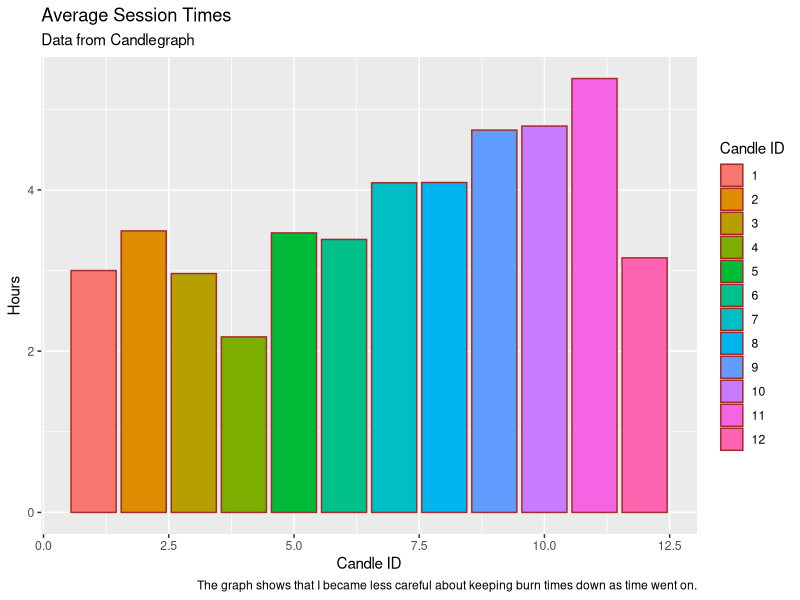
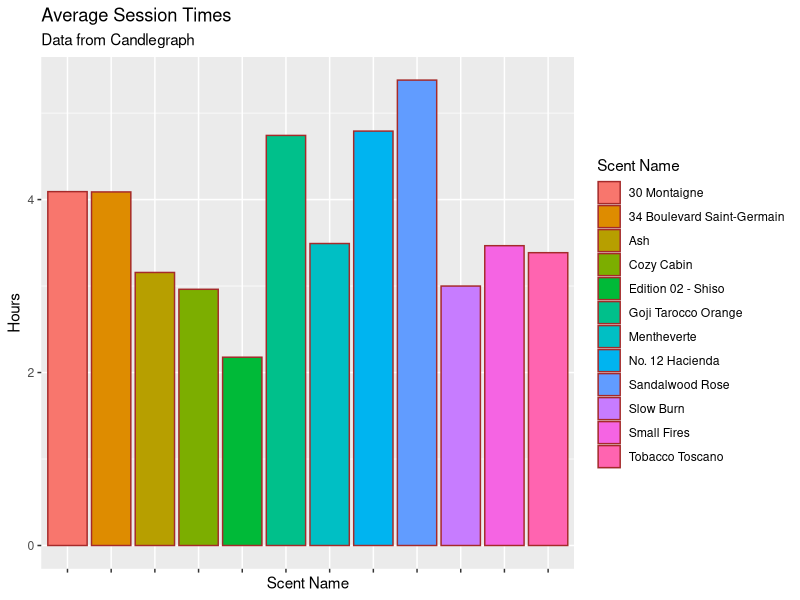
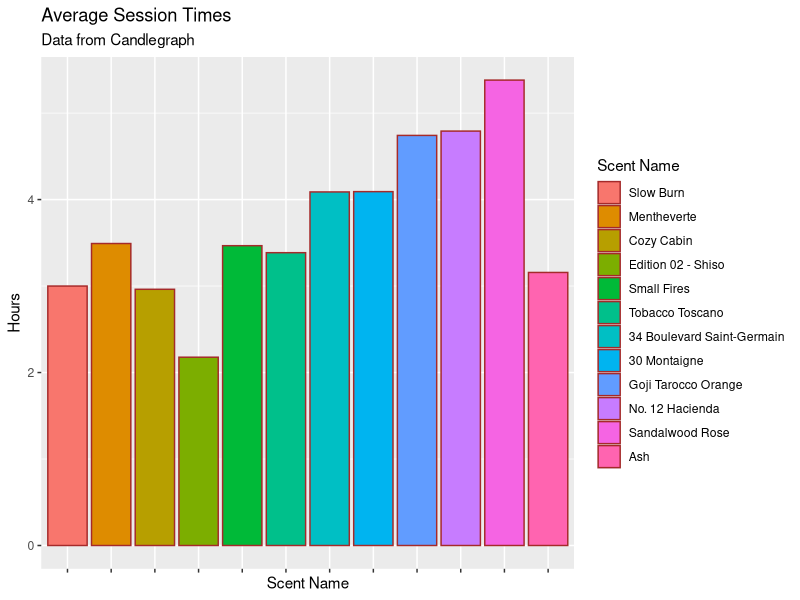

Write the R code that produced these figures, in order.
## ---- chunk 1
knitr::opts_chunk$set(echo = TRUE)
## ---- chunk 2
# loading libraries
library(readr)
library(dplyr)
library(tidyverse)
library(here)
## ---- chunk 3
# loading data
brands <- read_csv("brands.csv")
burn_times <- read_csv("burn_times.csv")
materials <- read_csv("materials.csv")
purchases <- read_csv("purchases.csv")
## ---- chunk 4
mean_session_times <- burn_times %>%
  group_by(candle_id) %>%
  summarize(mean = mean(session_time))
mean_session_times
## ---- chunk 5
viz <- ggplot(mean_session_times,aes(fill=as.factor(candle_id),x=candle_id,y=mean)) + geom_bar(stat = "identity", ,col="brown")
viz + labs(title="Average Session Times",subtitle="Data from Candlegraph",caption="The graph shows that I became less careful about keeping burn times down as time went on.",x="Candle ID",y="Hours",fill="Candle ID")
## ---- chunk 6
scents <- burn_times %>%
  inner_join(purchases)
scents
## ---- chunk 7
scents <- scents %>%
  select(candle_id,session_time,scent_name)
scents
## ---- chunk 8
mean_session_times <- scents %>%
  group_by(candle_id) %>%
  mutate(mean = mean(session_time)) %>%
  slice(1)
mean_session_times
## ---- chunk 9
viz <- ggplot(mean_session_times,aes(fill=scent_name,x=scent_name,y=mean)) + geom_bar(stat = "identity", ,col="brown") + theme(axis.text.x = element_blank())
viz + labs(title="Average Session Times",subtitle="Data from Candlegraph",x="Scent Name",y="Hours",fill="Scent Name")
## ---- chunk 10
viz <- mean_session_times %>%
  arrange(mean) %>%
  mutate(scent_name=factor(scent_name,levels=scent_name)) %>%
  ggplot(aes(fill=scent_name,x=scent_name,y=mean)) + geom_bar(stat = "identity", ,col="brown") + theme(axis.text.x = element_blank())
viz + labs(title="Average Session Times",subtitle="Data from Candlegraph",x="Scent Name",y="Hours",fill="Scent Name")
